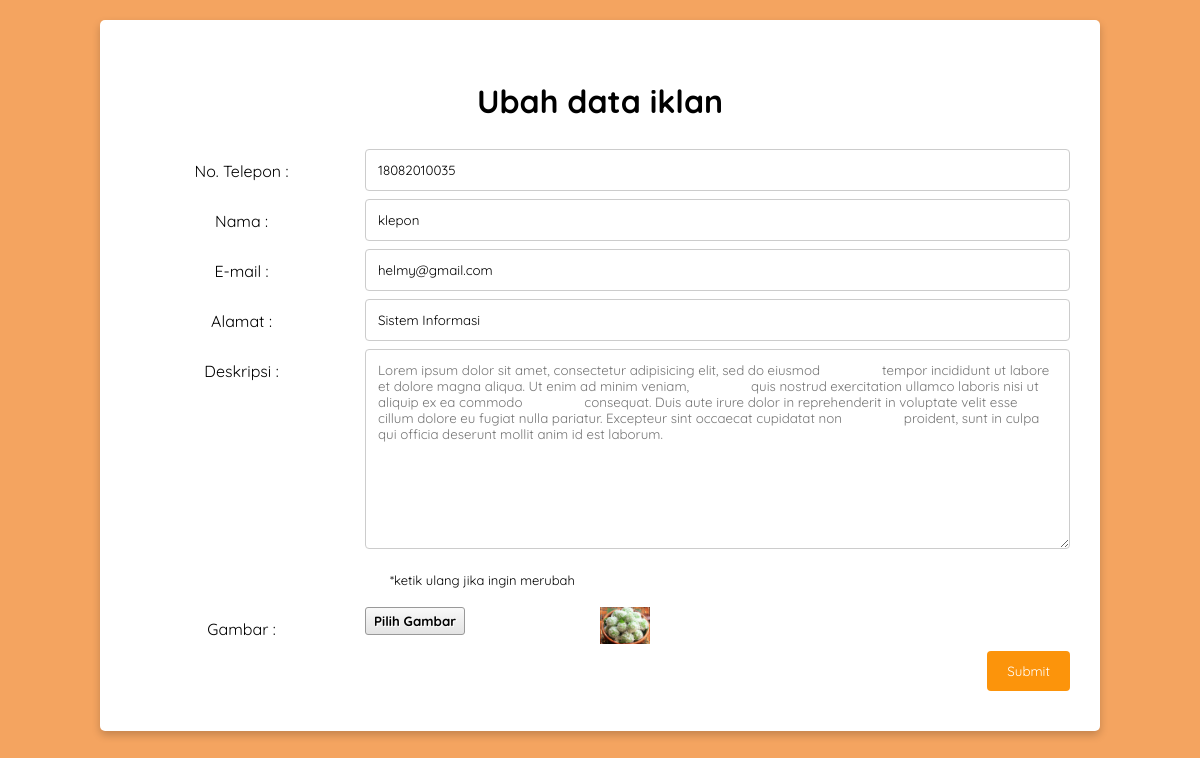
Page /ubah.php?id=2 (signed in) on the committed database.
### tables this page shows
CREATE TABLE `iklan` (
  `id` int(11) NOT NULL,
  `noTelp` char(30) NOT NULL,
  `nama` char(30) NOT NULL,
  `email` varchar(30) NOT NULL,
  `alamat` varchar(20) NOT NULL,
  `gambar` varchar(30) NOT NULL,
  `deskripsi` text NOT NULL,
  `username` varchar(50) NOT NULL
);

### functions.php (called while the page is built, shortened)
<?php
    $conn=mysqli_connect("localhost", "root", "", "phpdasar");
    function query($query) {
        global $conn;
        $result = mysqli_query($conn, $query);
        $rows = [];
        while($row = mysqli_fetch_assoc($result)){
            $rows[] = $row;
        }
        return $rows;
    }
?>

### ubah.php (the view, shortened to what this page needs)
<?php
require 'functions.php';
$id = $_GET["id"];
$ad = query("SELECT * FROM iklan WHERE id=$id")[0];
?>
<!DOCTYPE html>
<html lang="en">
<head>
    <link rel="stylesheet" type="text/css" href="assets/input.css">
</head>
<body class="wallpaper">
    <div class="container">
    <h1>Ubah data iklan</h1>
    <form action="" method="post" enctype="multipart/form-data">
    <div class="row">
            <div class="col-25">
                <label for="telp">No. Telepon :</label>
            </div>
            <div class="col-75">
                <input id="telp" type="text" name="noTelp" required value="<?php echo $ad["noTelp"];?>">
            </div>
    </div>
    <div class="row">
            <div class="col-25">
                <label for="nama">Nama :</label>
            </div>
            <div class="col-75">
                <input id="nama" type="text" name="nama" required value="<?php echo $ad["nama"];?>">
            </div>
    </div>
    <div class="row">
            <div class="col-25">
                <label for="email">E-mail :</label>
            </div>
            <div class="col-75">
                <input id="email" type="text" name="email"  value="<?php echo $ad["email"];?>">
            </div>
    </div>
    <div class="row">
            <div class="col-25">
                <label for="alamat">Alamat :</label>
            </div>
            <div class="col-75">
                <input id="alamat" type="text" name="alamat" value="<?php echo $ad["alamat"];?>">
            </div>
    </div>
    <div class="row">
            <div class="col-25">
                <label for="subject">Deskripsi :</label>
            </div>
            <div class="col-75">
                <textarea id="subject" name="deskripsi" style="height:200px" placeholder="<?php echo $ad["deskripsi"];?>"></textarea>
            </div>
            <div class="col-75">
                <p>*ketik ulang jika ingin merubah</p>
            </div>
    </div>
    <div class="row">
            <div class="col-25">
                <label for="gambar">Gambar :</label>
            </div>
            <div class="col-25">
                <input type="file" id="gambar" class="custom-file-input" name="gambar">
            </div>
            <div class="col-5">
                <img src="img/<?php echo $ad["gambar"];?>" width=50px>
            </div>
    </div>
            <div class="row">
                <input type="submit" name="submit"></input>
            </div>
    </form>
    </div>
</body>
</html>

### assets/input.css (style rules this page uses)
.custom-file-input { color: transparent; }
.custom-file-input::before { content: 'Pilih Gambar'; color: black; display: inline-block; background: -webkit-linear-gradient(top, #f9f9f9, #e3e3e3); border: 1px solid #999; border-radius: 3px; padding: 5px 8px; outline: none; white-space: nowrap; -webkit-user-select: none; cursor: pointer; text-shadow: 1px 1px #fff; font-weight: 700; font-size: 10pt; }
.wallpaper { background-color: sandybrown; }
* { font-family: 'Quicksand', Arial; box-sizing: border-box; }
input[type=text], select, textarea { width: 100%; padding: 12px; border: 1px solid #ccc; border-radius: 4px; resize: vertical; }
.container { width: 1000px; background: white; margin: 80px auto; padding: 40px 30px; box-shadow: 0 4px 8px 0 rgba(0, 0, 0, 0.2); border-radius: 5px; margin-top: 20px; text-align: center; }
label { padding: 12px 12px 12px 0; display: inline-block; }
input[type=submit] { background-color: rgb(252, 148, 11); color: white; padding: 12px 20px; border: none; border-radius: 4px; cursor: pointer; float: right; }
.col-25 { float: left; width: 25%; margin-top: 6px; }
p { font-size: small; }
.col-75 { float: left; width: 75%; margin-top: 6px; }
.col-5 { float: left; width: 5%; margin-top: 6px; }
.row:after { content: ""; display: table; clear: both; }

### rows in the picture
iklan: noTelp "18082010035", nama "klepon", email "helmy@gmail.com", alamat "Sistem Informasi", gambar (picture)
